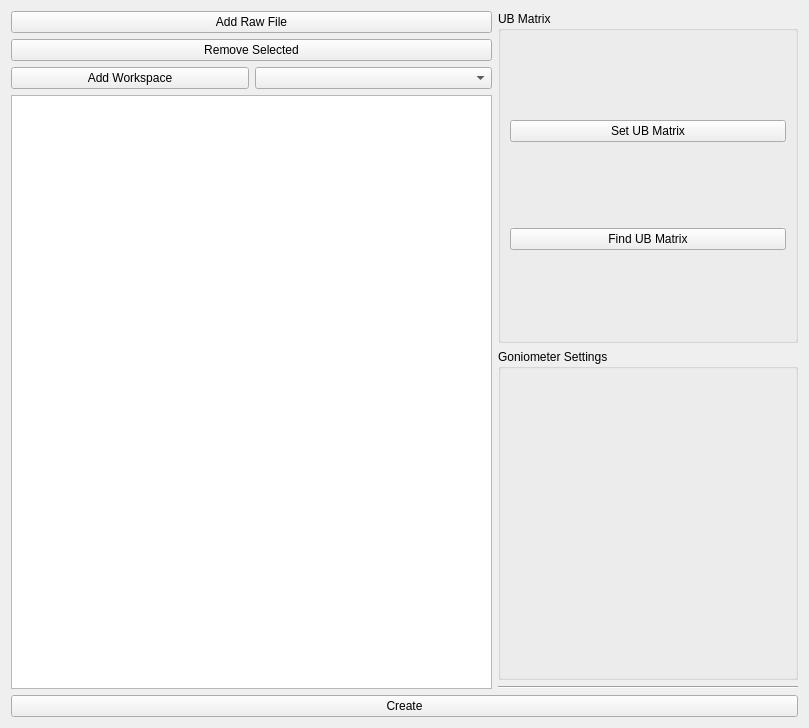
<?xml version="1.0" encoding="UTF-8"?>
<ui version="4.0">
 <class>CreateMDWorkspace</class>
 <widget class="QWidget" name="CreateMDWorkspace">
  <property name="geometry">
   <rect>
    <x>0</x>
    <y>0</y>
    <width>809</width>
    <height>728</height>
   </rect>
  </property>
  <property name="sizePolicy">
   <sizepolicy hsizetype="MinimumExpanding" vsizetype="MinimumExpanding">
    <horstretch>0</horstretch>
    <verstretch>0</verstretch>
   </sizepolicy>
  </property>
  <property name="windowTitle">
   <string>Form</string>
  </property>
  <layout class="QVBoxLayout" name="verticalLayout_2">
   <item>
    <layout class="QHBoxLayout" name="mainLayout">
     <property name="sizeConstraint">
      <enum>QLayout::SetNoConstraint</enum>
     </property>
     <item>
      <layout class="QVBoxLayout" name="overviewLayout">
       <item>
        <layout class="QHBoxLayout" name="fileLoadingLayout">
         <item>
          <widget class="QPushButton" name="btn_add_file">
           <property name="sizePolicy">
            <sizepolicy hsizetype="Expanding" vsizetype="Fixed">
             <horstretch>0</horstretch>
             <verstretch>0</verstretch>
            </sizepolicy>
           </property>
           <property name="toolTip">
            <string>Add a raw file</string>
           </property>
           <property name="text">
            <string>Add Raw File</string>
           </property>
          </widget>
         </item>
        </layout>
       </item>
       <item>
        <widget class="QPushButton" name="btn_remove_workspace">
         <property name="sizePolicy">
          <sizepolicy hsizetype="Expanding" vsizetype="Fixed">
           <horstretch>0</horstretch>
           <verstretch>0</verstretch>
          </sizepolicy>
         </property>
         <property name="toolTip">
          <string>Remove any workspace once it is highlighted</string>
         </property>
         <property name="text">
          <string>Remove Selected</string>
         </property>
        </widget>
       </item>
       <item>
        <layout class="QHBoxLayout" name="workspaceLoadingLayout">
         <item>
          <widget class="QPushButton" name="btn_add_workspace">
           <property name="sizePolicy">
            <sizepolicy hsizetype="Expanding" vsizetype="Fixed">
             <horstretch>0</horstretch>
             <verstretch>0</verstretch>
            </sizepolicy>
           </property>
           <property name="text">
            <string>Add Workspace</string>
           </property>
          </widget>
         </item>
         <item>
          <widget class="MantidQt::MantidWidgets::WorkspaceSelector" name="workspaceSelector">
           <property name="sizePolicy">
            <sizepolicy hsizetype="Expanding" vsizetype="Fixed">
             <horstretch>0</horstretch>
             <verstretch>0</verstretch>
            </sizepolicy>
           </property>
          </widget>
         </item>
        </layout>
       </item>
       <item>
        <widget class="QTableView" name="tableView">
         <property name="sizePolicy">
          <sizepolicy hsizetype="Ignored" vsizetype="Expanding">
           <horstretch>0</horstretch>
           <verstretch>0</verstretch>
          </sizepolicy>
         </property>
         <property name="selectionMode">
          <enum>QAbstractItemView::SingleSelection</enum>
         </property>
         <property name="selectionBehavior">
          <enum>QAbstractItemView::SelectRows</enum>
         </property>
         <property name="showGrid">
          <bool>true</bool>
         </property>
         <property name="sortingEnabled">
          <bool>true</bool>
         </property>
         <property name="cornerButtonEnabled">
          <bool>false</bool>
         </property>
         <attribute name="horizontalHeaderCascadingSectionResizes">
          <bool>true</bool>
         </attribute>
         <attribute name="horizontalHeaderStretchLastSection">
          <bool>true</bool>
         </attribute>
        </widget>
       </item>
      </layout>
     </item>
     <item>
      <layout class="QVBoxLayout" name="workspaceEditingLayout">
       <property name="sizeConstraint">
        <enum>QLayout::SetDefaultConstraint</enum>
       </property>
       <item>
        <layout class="QHBoxLayout" name="horizontalLayout_2">
         <item>
          <layout class="QVBoxLayout" name="verticalLayout_3">
           <item>
            <layout class="QVBoxLayout" name="verticalLayout_mandatory">
             <item>
              <layout class="QHBoxLayout" name="horizontalLayout_latticeCrystal">
               <item>
                <widget class="QGroupBox" name="groupBox_lattice">
                 <property name="minimumSize">
                  <size>
                   <width>300</width>
                   <height>0</height>
                  </size>
                 </property>
                 <property name="title">
                  <string>UB Matrix</string>
                 </property>
                 <layout class="QVBoxLayout" name="verticalLayout">
                  <item>
                   <widget class="QPushButton" name="btn_set_ub_matrix">
                    <property name="text">
                     <string>Set UB Matrix</string>
                    </property>
                   </widget>
                  </item>
                  <item>
                   <widget class="QPushButton" name="btn_find_ub_matrix">
                    <property name="text">
                     <string>Find UB Matrix</string>
                    </property>
                   </widget>
                  </item>
                 </layout>
                </widget>
               </item>
              </layout>
             </item>
             <item>
              <layout class="QHBoxLayout" name="horizontalLayout_logValues_Goniometer">
               <item>
                <widget class="QGroupBox" name="groupBox_goniometeroffsets">
                 <property name="minimumSize">
                  <size>
                   <width>300</width>
                   <height>0</height>
                  </size>
                 </property>
                 <property name="title">
                  <string>Goniometer Settings</string>
                 </property>
                </widget>
               </item>
              </layout>
             </item>
            </layout>
           </item>
           <item>
            <widget class="Line" name="line">
             <property name="sizePolicy">
              <sizepolicy hsizetype="Minimum" vsizetype="Fixed">
               <horstretch>0</horstretch>
               <verstretch>0</verstretch>
              </sizepolicy>
             </property>
             <property name="orientation">
              <enum>Qt::Horizontal</enum>
             </property>
            </widget>
           </item>
          </layout>
         </item>
        </layout>
       </item>
      </layout>
     </item>
    </layout>
   </item>
   <item>
    <layout class="QHBoxLayout" name="controlButtonsLayout">
     <item>
      <widget class="QPushButton" name="btn_create">
       <property name="text">
        <string>Create</string>
       </property>
      </widget>
     </item>
    </layout>
   </item>
  </layout>
 </widget>
 <customwidgets>
  <customwidget>
   <class>MantidQt::MantidWidgets::WorkspaceSelector</class>
   <extends>QComboBox</extends>
   <header>MantidQtMantidWidgets/WorkspaceSelector.h</header>
  </customwidget>
 </customwidgets>
 <resources/>
 <connections/>
</ui>
